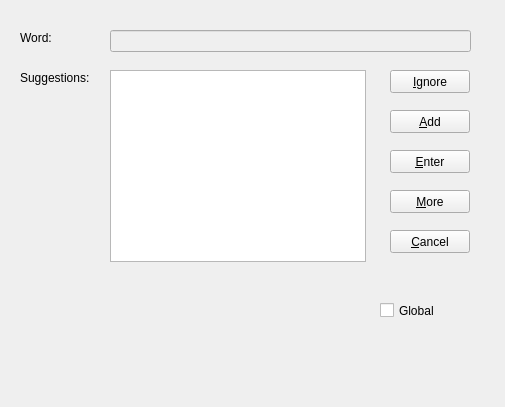
<?xml version="1.0" encoding="UTF-8"?>
<ui version="4.0">
 <class>SpellCheck</class>
 <widget class="QDialog" name="SpellCheck">
  <property name="geometry">
   <rect>
    <x>0</x>
    <y>0</y>
    <width>505</width>
    <height>407</height>
   </rect>
  </property>
  <property name="windowTitle">
   <string>Spell Check</string>
  </property>
  <widget class="QLabel" name="label">
   <property name="geometry">
    <rect>
     <x>20</x>
     <y>30</y>
     <width>91</width>
     <height>16</height>
    </rect>
   </property>
   <property name="text">
    <string>Word:</string>
   </property>
  </widget>
  <widget class="QLabel" name="label_2">
   <property name="geometry">
    <rect>
     <x>20</x>
     <y>70</y>
     <width>91</width>
     <height>16</height>
    </rect>
   </property>
   <property name="text">
    <string>Suggestions:</string>
   </property>
  </widget>
  <widget class="QPushButton" name="ignorebutton">
   <property name="geometry">
    <rect>
     <x>390</x>
     <y>70</y>
     <width>80</width>
     <height>23</height>
    </rect>
   </property>
   <property name="focusPolicy">
    <enum>Qt::FocusPolicy::NoFocus</enum>
   </property>
   <property name="text">
    <string>&amp;Ignore</string>
   </property>
   <attribute name="buttonGroup">
    <string notr="true">buttonGroup</string>
   </attribute>
  </widget>
  <widget class="QPushButton" name="addbutton">
   <property name="geometry">
    <rect>
     <x>390</x>
     <y>110</y>
     <width>80</width>
     <height>23</height>
    </rect>
   </property>
   <property name="focusPolicy">
    <enum>Qt::FocusPolicy::NoFocus</enum>
   </property>
   <property name="text">
    <string>&amp;Add</string>
   </property>
   <attribute name="buttonGroup">
    <string notr="true">buttonGroup</string>
   </attribute>
  </widget>
  <widget class="QPushButton" name="enterbutton">
   <property name="geometry">
    <rect>
     <x>390</x>
     <y>150</y>
     <width>80</width>
     <height>23</height>
    </rect>
   </property>
   <property name="focusPolicy">
    <enum>Qt::FocusPolicy::NoFocus</enum>
   </property>
   <property name="text">
    <string>&amp;Enter</string>
   </property>
   <attribute name="buttonGroup">
    <string notr="true">buttonGroup</string>
   </attribute>
  </widget>
  <widget class="QPushButton" name="morebutton">
   <property name="geometry">
    <rect>
     <x>390</x>
     <y>190</y>
     <width>80</width>
     <height>23</height>
    </rect>
   </property>
   <property name="focusPolicy">
    <enum>Qt::FocusPolicy::NoFocus</enum>
   </property>
   <property name="text">
    <string>&amp;More</string>
   </property>
   <attribute name="buttonGroup">
    <string notr="true">buttonGroup</string>
   </attribute>
  </widget>
  <widget class="QPushButton" name="cancelbutton">
   <property name="geometry">
    <rect>
     <x>390</x>
     <y>230</y>
     <width>80</width>
     <height>23</height>
    </rect>
   </property>
   <property name="focusPolicy">
    <enum>Qt::FocusPolicy::NoFocus</enum>
   </property>
   <property name="text">
    <string>&amp;Cancel</string>
   </property>
   <property name="icon">
    <iconset theme="QIcon::ThemeIcon::ProcessStop"/>
   </property>
   <attribute name="buttonGroup">
    <string notr="true">buttonGroup</string>
   </attribute>
  </widget>
  <widget class="QLineEdit" name="badword">
   <property name="enabled">
    <bool>false</bool>
   </property>
   <property name="geometry">
    <rect>
     <x>110</x>
     <y>30</y>
     <width>361</width>
     <height>22</height>
    </rect>
   </property>
   <property name="focusPolicy">
    <enum>Qt::FocusPolicy::NoFocus</enum>
   </property>
  </widget>
  <widget class="QListWidget" name="suggestions">
   <property name="geometry">
    <rect>
     <x>110</x>
     <y>70</y>
     <width>256</width>
     <height>192</height>
    </rect>
   </property>
   <property name="focusPolicy">
    <enum>Qt::FocusPolicy::NoFocus</enum>
   </property>
  </widget>
  <widget class="QCheckBox" name="global">
   <property name="geometry">
    <rect>
     <x>380</x>
     <y>300</y>
     <width>83</width>
     <height>21</height>
    </rect>
   </property>
   <property name="focusPolicy">
    <enum>Qt::FocusPolicy::NoFocus</enum>
   </property>
   <property name="text">
    <string>Global</string>
   </property>
  </widget>
 </widget>
 <resources/>
 <connections/>
 <buttongroups>
  <buttongroup name="buttonGroup"/>
 </buttongroups>
</ui>
